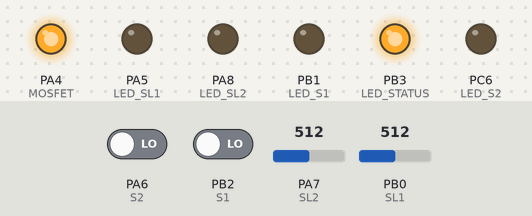
The sketch below on a simulated STM32 Blue Pill. Shown: output pins drawn as LEDs (lit = HIGH). The test bench sets the inputs (shaded band); at power-on: PA7 (SL2) = 512, PB0 (SL1) = 512, PA6 (S2) LOW, PB2 (S1) LOW (analog values on the 0–1023 scale). What the sketch prints to the serial monitor is not drawn.

Above: at 1.2 s.
1.3 s: PA7 (SL2) set to 686
2.8 s: PA7 (SL2) set to 711
At 3.8 s:
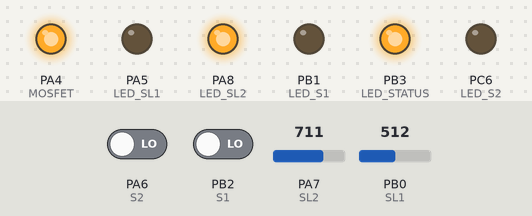
4.3 s: PB0 (SL1) set to 681
5.8 s: PB0 (SL1) set to 707
At 7.0 s:
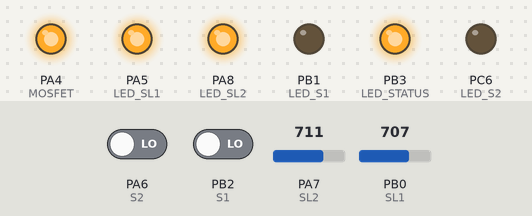
7.3 s: PA6 (S2) driven HIGH
At 8.3 s:
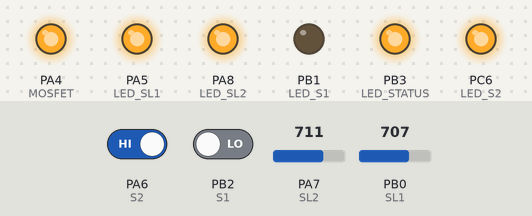
8.8 s: PB2 (S1) driven HIGH
At 9.5 s:
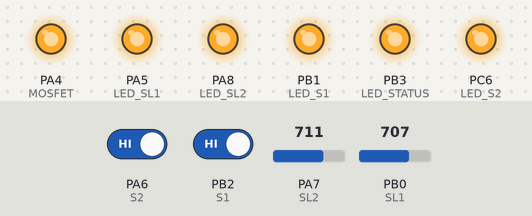
Timing chart, 0 to 11.3 s (numbered marks = the images above; inputs shaded):
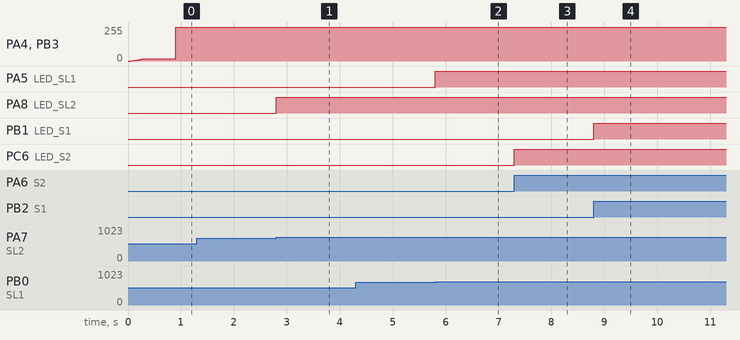

The sketch:

STAIRS_LIGHT.ino
```cpp
const uint16_t CIE8[256] = {
  0,    2,    4,    5,    7,    9,   11,   12,   14,   16,   18,   20,   21,   23,   25,   27,
  28,   30,   32,   34,   36,   37,   39,   41,   43,   45,   47,   49,   52,   54,   56,   59,
  61,   64,   66,   69,   72,   75,   77,   80,   83,   87,   90,   93,   96,  100,  103,  107,
  111,  115,  118,  122,  126,  131,  135,  139,  144,  148,  153,  157,  162,  167,  172,  177,
  182,  187,  193,  198,  204,  209,  215,  221,  227,  233,  239,  246,  252,  259,  265,  272,
  279,  286,  293,  300,  308,  315,  323,  330,  338,  346,  354,  362,  371,  379,  388,  396,
  405,  414,  423,  432,  442,  451,  461,  470,  480,  490,  501,  511,  521,  532,  543,  553,
  564,  576,  587,  598,  610,  622,  634,  646,  658,  670,  683,  695,  708,  721,  734,  748,
  761,  775,  788,  802,  816,  831,  845,  860,  874,  889,  904,  920,  935,  951,  966,  982,
  999, 1015, 1031, 1048, 1065, 1082, 1099, 1116, 1134, 1152, 1170, 1188, 1206, 1224, 1243, 1262,
  1281, 1300, 1320, 1339, 1359, 1379, 1399, 1420, 1440, 1461, 1482, 1503, 1525, 1546, 1568, 1590,
  1612, 1635, 1657, 1680, 1703, 1726, 1750, 1774, 1797, 1822, 1846, 1870, 1895, 1920, 1945, 1971,
  1996, 2022, 2048, 2074, 2101, 2128, 2155, 2182, 2209, 2237, 2265, 2293, 2321, 2350, 2378, 2407,
  2437, 2466, 2496, 2526, 2556, 2587, 2617, 2648, 2679, 2711, 2743, 2774, 2807, 2839, 2872, 2905,
  2938, 2971, 3005, 3039, 3073, 3107, 3142, 3177, 3212, 3248, 3283, 3319, 3356, 3392, 3429, 3466,
  3503, 3541, 3578, 3617, 3655, 3694, 3732, 3772, 3811, 3851, 3891, 3931, 3972, 4012, 4054, 4095,
};
/*
  const uint16_t CIE12[1501] = {
  0, 0, 1, 1, 1, 2, 2, 2, 2, 3,
  3, 3, 4, 4, 4, 5, 5, 5, 5, 6,
  6, 6, 7, 7, 7, 8, 8, 8, 8, 9,
  9, 9, 10, 10, 10, 11, 11, 11, 11, 12,
  12, 12, 13, 13, 13, 14, 14, 14, 15, 15,
  15, 15, 16, 16, 16, 17, 17, 17, 18, 18,
  18, 18, 19, 19, 19, 20, 20, 20, 21, 21,
  21, 21, 22, 22, 22, 23, 23, 23, 24, 24,
  24, 25, 25, 25, 25, 26, 26, 26, 27, 27,
  27, 28, 28, 28, 28, 29, 29, 29, 30, 30,
  30, 31, 31, 31, 31, 32, 32, 32, 33, 33,
  33, 34, 34, 34, 34, 35, 35, 35, 36, 36,
  36, 37, 37, 37, 37, 38, 38, 38, 39, 39,
  39, 40, 40, 40, 41, 41, 41, 42, 42, 42,
  43, 43, 43, 44, 44, 44, 45, 45, 45, 46,
  46, 46, 47, 47, 48, 48, 48, 49, 49, 49,
  50, 50, 50, 51, 51, 52, 52, 52, 53, 53,
  54, 54, 54, 55, 55, 56, 56, 56, 57, 57,
  58, 58, 58, 59, 59, 60, 60, 61, 61, 61,
  62, 62, 63, 63, 64, 64, 64, 65, 65, 66,
  66, 67, 67, 68, 68, 68, 69, 69, 70, 70,
  71, 71, 72, 72, 73, 73, 74, 74, 75, 75,
  76, 76, 77, 77, 78, 78, 79, 79, 80, 80,
  81, 81, 82, 82, 83, 83, 84, 84, 85, 85,
  86, 87, 87, 88, 88, 89, 89, 90, 90, 91,
  91, 92, 93, 93, 94, 94, 95, 95, 96, 97,
  97, 98, 98, 99, 100, 100, 101, 101, 102, 103,
  103, 104, 104, 105, 106, 106, 107, 107, 108, 109,
  109, 110, 111, 111, 112, 112, 113, 114, 114, 115,
  116, 116, 117, 118, 118, 119, 120, 120, 121, 122,
  122, 123, 124, 124, 125, 126, 127, 127, 128, 129,
  129, 130, 131, 131, 132, 133, 134, 134, 135, 136,
  137, 137, 138, 139, 139, 140, 141, 142, 142, 143,
  144, 145, 145, 146, 147, 148, 149, 149, 150, 151,
  152, 152, 153, 154, 155, 156, 156, 157, 158, 159,
  160, 160, 161, 162, 163, 164, 165, 165, 166, 167,
  168, 169, 170, 170, 171, 172, 173, 174, 175, 176,
  176, 177, 178, 179, 180, 181, 182, 183, 183, 184,
  185, 186, 187, 188, 189, 190, 191, 192, 193, 193,
  194, 195, 196, 197, 198, 199, 200, 201, 202, 203,
  204, 205, 206, 207, 208, 209, 210, 211, 212, 212,
  213, 214, 215, 216, 217, 218, 219, 220, 221, 222,
  223, 224, 226, 227, 228, 229, 230, 231, 232, 233,
  234, 235, 236, 237, 238, 239, 240, 241, 242, 243,
  244, 245, 247, 248, 249, 250, 251, 252, 253, 254,
  255, 256, 258, 259, 260, 261, 262, 263, 264, 265,
  267, 268, 269, 270, 271, 272, 274, 275, 276, 277,
  278, 279, 281, 282, 283, 284, 285, 287, 288, 289,
  290, 291, 293, 294, 295, 296, 297, 299, 300, 301,
  302, 304, 305, 306, 307, 309, 310, 311, 312, 314,
  315, 316, 318, 319, 320, 321, 323, 324, 325, 327,
  328, 329, 331, 332, 333, 335, 336, 337, 339, 340,
  341, 343, 344, 345, 347, 348, 349, 351, 352, 353,
  355, 356, 358, 359, 360, 362, 363, 365, 366, 367,
  369, 370, 372, 373, 375, 376, 377, 379, 380, 382,
  383, 385, 386, 388, 389, 391, 392, 394, 395, 397,
  398, 399, 401, 402, 404, 406, 407, 409, 410, 412,
  413, 415, 416, 418, 419, 421, 422, 424, 425, 427,
  429, 430, 432, 433, 435, 436, 438, 440, 441, 443,
  444, 446, 448, 449, 451, 453, 454, 456, 457, 459,
  461, 462, 464, 466, 467, 469, 471, 472, 474, 476,
  477, 479, 481, 482, 484, 486, 488, 489, 491, 493,
  494, 496, 498, 500, 501, 503, 505, 507, 508, 510,
  512, 514, 515, 517, 519, 521, 523, 524, 526, 528,
  530, 532, 533, 535, 537, 539, 541, 542, 544, 546,
  548, 550, 552, 554, 555, 557, 559, 561, 563, 565,
  567, 569, 570, 572, 574, 576, 578, 580, 582, 584,
  586, 588, 590, 592, 594, 595, 597, 599, 601, 603,
  605, 607, 609, 611, 613, 615, 617, 619, 621, 623,
  625, 627, 629, 631, 633, 635, 637, 639, 642, 644,
  646, 648, 650, 652, 654, 656, 658, 660, 662, 664,
  666, 669, 671, 673, 675, 677, 679, 681, 683, 686,
  688, 690, 692, 694, 696, 699, 701, 703, 705, 707,
  709, 712, 714, 716, 718, 720, 723, 725, 727, 729,
  732, 734, 736, 738, 741, 743, 745, 747, 750, 752,
  754, 757, 759, 761, 763, 766, 768, 770, 773, 775,
  777, 780, 782, 784, 787, 789, 791, 794, 796, 799,
  801, 803, 806, 808, 810, 813, 815, 818, 820, 822,
  825, 827, 830, 832, 835, 837, 840, 842, 844, 847,
  849, 852, 854, 857, 859, 862, 864, 867, 869, 872,
  874, 877, 879, 882, 885, 887, 890, 892, 895, 897,
  900, 902, 905, 908, 910, 913, 915, 918, 921, 923,
  926, 928, 931, 934, 936, 939, 942, 944, 947, 950,
  952, 955, 958, 960, 963, 966, 968, 971, 974, 976,
  979, 982, 985, 987, 990, 993, 996, 998, 1001, 1004,
  1007, 1009, 1012, 1015, 1018, 1021, 1023, 1026, 1029, 1032,
  1035, 1037, 1040, 1043, 1046, 1049, 1052, 1055, 1057, 1060,
  1063, 1066, 1069, 1072, 1075, 1078, 1080, 1083, 1086, 1089,
  1092, 1095, 1098, 1101, 1104, 1107, 1110, 1113, 1116, 1119,
  1122, 1125, 1128, 1131, 1134, 1137, 1140, 1143, 1146, 1149,
  1152, 1155, 1158, 1161, 1164, 1167, 1170, 1173, 1176, 1179,
  1182, 1185, 1188, 1192, 1195, 1198, 1201, 1204, 1207, 1210,
  1213, 1216, 1220, 1223, 1226, 1229, 1232, 1235, 1239, 1242,
  1245, 1248, 1251, 1255, 1258, 1261, 1264, 1267, 1271, 1274,
  1277, 1280, 1284, 1287, 1290, 1293, 1297, 1300, 1303, 1307,
  1310, 1313, 1317, 1320, 1323, 1327, 1330, 1333, 1337, 1340,
  1343, 1347, 1350, 1353, 1357, 1360, 1363, 1367, 1370, 1374,
  1377, 1381, 1384, 1387, 1391, 1394, 1398, 1401, 1405, 1408,
  1412, 1415, 1418, 1422, 1425, 1429, 1432, 1436, 1439, 1443,
  1447, 1450, 1454, 1457, 1461, 1464, 1468, 1471, 1475, 1478,
  1482, 1486, 1489, 1493, 1496, 1500, 1504, 1507, 1511, 1515,
  1518, 1522, 1526, 1529, 1533, 1537, 1540, 1544, 1548, 1551,
  1555, 1559, 1562, 1566, 1570, 1574, 1577, 1581, 1585, 1589,
  1592, 1596, 1600, 1604, 1607, 1611, 1615, 1619, 1623, 1626,
  1630, 1634, 1638, 1642, 1646, 1649, 1653, 1657, 1661, 1665,
  1669, 1673, 1676, 1680, 1684, 1688, 1692, 1696, 1700, 1704,
  1708, 1712, 1716, 1720, 1724, 1728, 1732, 1736, 1740, 1744,
  1748, 1752, 1756, 1760, 1764, 1768, 1772, 1776, 1780, 1784,
  1788, 1792, 1796, 1800, 1804, 1808, 1812, 1816, 1821, 1825,
  1829, 1833, 1837, 1841, 1845, 1849, 1854, 1858, 1862, 1866,
  1870, 1875, 1879, 1883, 1887, 1891, 1896, 1900, 1904, 1908,
  1913, 1917, 1921, 1925, 1930, 1934, 1938, 1942, 1947, 1951,
  1955, 1960, 1964, 1968, 1973, 1977, 1981, 1986, 1990, 1994,
  1999, 2003, 2008, 2012, 2016, 2021, 2025, 2030, 2034, 2038,
  2043, 2047, 2052, 2056, 2061, 2065, 2070, 2074, 2079, 2083,
  2088, 2092, 2097, 2101, 2106, 2110, 2115, 2119, 2124, 2128,
  2133, 2138, 2142, 2147, 2151, 2156, 2161, 2165, 2170, 2174,
  2179, 2184, 2188, 2193, 2198, 2202, 2207, 2212, 2216, 2221,
  2226, 2230, 2235, 2240, 2245, 2249, 2254, 2259, 2264, 2268,
  2273, 2278, 2283, 2287, 2292, 2297, 2302, 2307, 2311, 2316,
  2321, 2326, 2331, 2336, 2340, 2345, 2350, 2355, 2360, 2365,
  2370, 2375, 2380, 2385, 2389, 2394, 2399, 2404, 2409, 2414,
  2419, 2424, 2429, 2434, 2439, 2444, 2449, 2454, 2459, 2464,
  2469, 2474, 2479, 2484, 2489, 2494, 2500, 2505, 2510, 2515,
  2520, 2525, 2530, 2535, 2540, 2546, 2551, 2556, 2561, 2566,
  2571, 2577, 2582, 2587, 2592, 2597, 2603, 2608, 2613, 2618,
  2623, 2629, 2634, 2639, 2645, 2650, 2655, 2660, 2666, 2671,
  2676, 2682, 2687, 2692, 2698, 2703, 2708, 2714, 2719, 2724,
  2730, 2735, 2741, 2746, 2751, 2757, 2762, 2768, 2773, 2779,
  2784, 2790, 2795, 2800, 2806, 2811, 2817, 2822, 2828, 2833,
  2839, 2845, 2850, 2856, 2861, 2867, 2872, 2878, 2883, 2889,
  2895, 2900, 2906, 2912, 2917, 2923, 2928, 2934, 2940, 2945,
  2951, 2957, 2962, 2968, 2974, 2980, 2985, 2991, 2997, 3002,
  3008, 3014, 3020, 3025, 3031, 3037, 3043, 3049, 3054, 3060,
  3066, 3072, 3078, 3084, 3089, 3095, 3101, 3107, 3113, 3119,
  3125, 3131, 3136, 3142, 3148, 3154, 3160, 3166, 3172, 3178,
  3184, 3190, 3196, 3202, 3208, 3214, 3220, 3226, 3232, 3238,
  3244, 3250, 3256, 3262, 3268, 3274, 3280, 3287, 3293, 3299,
  3305, 3311, 3317, 3323, 3329, 3336, 3342, 3348, 3354, 3360,
  3366, 3373, 3379, 3385, 3391, 3397, 3404, 3410, 3416, 3422,
  3429, 3435, 3441, 3448, 3454, 3460, 3467, 3473, 3479, 3486,
  3492, 3498, 3505, 3511, 3517, 3524, 3530, 3537, 3543, 3549,
  3556, 3562, 3569, 3575, 3582, 3588, 3594, 3601, 3607, 3614,
  3620, 3627, 3633, 3640, 3646, 3653, 3660, 3666, 3673, 3679,
  3686, 3692, 3699, 3706, 3712, 3719, 3725, 3732, 3739, 3745,
  3752, 3759, 3765, 3772, 3779, 3785, 3792, 3799, 3806, 3812,
  3819, 3826, 3833, 3839, 3846, 3853, 3860, 3866, 3873, 3880,
  3887, 3894, 3900, 3907, 3914, 3921, 3928, 3935, 3942, 3949,
  3955, 3962, 3969, 3976, 3983, 3990, 3997, 4004, 4011, 4018,
  4025, 4032, 4039, 4046, 4053, 4060, 4067, 4074, 4081, 4088,
  4095,
  };

  const uint16_t CIE[1024] = {
  0,    7,   14,   21,   28,   35,   43,   50,   57,   64,   71,   78,   85,   92,   99,  106,
  113,  121,  128,  135,  142,  149,  156,  163,  170,  177,  184,  191,  199,  206,  213,  220,
  227,  234,  241,  248,  255,  262,  269,  277,  284,  291,  298,  305,  312,  319,  326,  333,
  340,  348,  355,  362,  369,  376,  383,  390,  397,  404,  411,  418,  426,  433,  440,  447,
  454,  461,  468,  475,  482,  489,  496,  504,  511,  518,  525,  532,  539,  546,  553,  560,
  567,  574,  582,  589,  596,  603,  610,  617,  624,  631,  638,  648,  655,  663,  671,  679,
  687,  695,  703,  711,  719,  727,  735,  744,  752,  761,  769,  778,  786,  795,  804,  813,
  822,  831,  840,  849,  858,  867,  876,  886,  895,  905,  914,  924,  934,  943,  953,  963,
  973,  983,  993, 1004, 1014, 1024, 1034, 1045, 1055, 1066, 1077, 1087, 1098, 1109, 1120, 1131,
  1142, 1153, 1165, 1176, 1187, 1199, 1210, 1222, 1234, 1245, 1257, 1269, 1281, 1293, 1305, 1318,
  1330, 1342, 1355, 1367, 1380, 1392, 1405, 1418, 1431, 1444, 1457, 1470, 1483, 1497, 1510, 1523,
  1537, 1551, 1564, 1578, 1592, 1606, 1620, 1634, 1648, 1662, 1677, 1691, 1706, 1720, 1735, 1750,
  1765, 1780, 1795, 1810, 1825, 1840, 1855, 1871, 1886, 1902, 1918, 1933, 1949, 1965, 1981, 1997,
  2014, 2030, 2046, 2063, 2079, 2096, 2113, 2130, 2146, 2163, 2181, 2198, 2215, 2232, 2250, 2267,
  2285, 2303, 2321, 2338, 2356, 2375, 2393, 2411, 2429, 2448, 2466, 2485, 2504, 2523, 2542, 2561,
  2580, 2599, 2618, 2638, 2657, 2677, 2697, 2716, 2736, 2756, 2776, 2796, 2817, 2837, 2858, 2878,
  2899, 2920, 2941, 2961, 2983, 3004, 3025, 3046, 3068, 3089, 3111, 3133, 3155, 3177, 3199, 3221,
  3243, 3266, 3288, 3311, 3333, 3356, 3379, 3402, 3425, 3448, 3472, 3495, 3519, 3542, 3566, 3590,
  3614, 3638, 3662, 3686, 3711, 3735, 3760, 3784, 3809, 3834, 3859, 3884, 3910, 3935, 3960, 3986,
  4012, 4037, 4063, 4089, 4115, 4142, 4168, 4194, 4221, 4248, 4274, 4301, 4328, 4356, 4383, 4410,
  4438, 4465, 4493, 4521, 4549, 4577, 4605, 4633, 4661, 4690, 4719, 4747, 4776, 4805, 4834, 4863,
  4893, 4922, 4952, 4981, 5011, 5041, 5071, 5101, 5131, 5162, 5192, 5223, 5254, 5285, 5316, 5347,
  5378, 5409, 5441, 5472, 5504, 5536, 5568, 5600, 5632, 5664, 5697, 5729, 5762, 5795, 5828, 5861,
  5894, 5928, 5961, 5995, 6028, 6062, 6096, 6130, 6164, 6199, 6233, 6268, 6302, 6337, 6372, 6407,
  6442, 6478, 6513, 6549, 6585, 6621, 6657, 6693, 6729, 6765, 6802, 6839, 6875, 6912, 6949, 6986,
  7024, 7061, 7099, 7137, 7174, 7212, 7250, 7289, 7327, 7366, 7404, 7443, 7482, 7521, 7560, 7600,
  7639, 7679, 7718, 7758, 7798, 7838, 7879, 7919, 7960, 8000, 8041, 8082, 8123, 8165, 8206, 8248,
  8289, 8331, 8373, 8415, 8457, 8500, 8542, 8585, 8628, 8671, 8714, 8757, 8800, 8844, 8887, 8931,
  8975, 9019, 9064, 9108, 9152, 9197, 9242, 9287, 9332, 9377, 9423, 9468, 9514, 9560, 9606, 9652,
  9698, 9745, 9791, 9838, 9885, 9932, 9979, 10026, 10074, 10121, 10169, 10217, 10265, 10313, 10362, 10410,
  10459, 10508, 10557, 10606, 10655, 10704, 10754, 10804, 10854, 10904, 10954, 11004, 11055, 11105, 11156, 11207,
  11258, 11310, 11361, 11413, 11464, 11516, 11568, 11620, 11673, 11725, 11778, 11831, 11884, 11937, 11990, 12044,
  12097, 12151, 12205, 12259, 12314, 12368, 12423, 12477, 12532, 12587, 12643, 12698, 12754, 12809, 12865, 12921,
  12977, 13034, 13090, 13147, 13204, 13261, 13318, 13375, 13433, 13491, 13548, 13606, 13665, 13723, 13781, 13840,
  13899, 13958, 14017, 14077, 14136, 14196, 14256, 14316, 14376, 14436, 14497, 14557, 14618, 14679, 14740, 14802,
  14863, 14925, 14987, 15049, 15111, 15173, 15236, 15299, 15362, 15425, 15488, 15551, 15615, 15679, 15743, 15807,
  15871, 15935, 16000, 16065, 16130, 16195, 16260, 16326, 16392, 16457, 16523, 16590, 16656, 16723, 16789, 16856,
  16923, 16991, 17058, 17126, 17194, 17261, 17330, 17398, 17467, 17535, 17604, 17673, 17742, 17812, 17881, 17951,
  18021, 18091, 18162, 18232, 18303, 18374, 18445, 18516, 18588, 18659, 18731, 18803, 18875, 18947, 19020, 19093,
  19166, 19239, 19312, 19385, 19459, 19533, 19607, 19681, 19755, 19830, 19905, 19980, 20055, 20130, 20206, 20281,
  20357, 20433, 20510, 20586, 20663, 20740, 20817, 20894, 20971, 21049, 21127, 21205, 21283, 21361, 21440, 21519,
  21598, 21677, 21756, 21836, 21915, 21995, 22075, 22156, 22236, 22317, 22398, 22479, 22560, 22642, 22723, 22805,
  22887, 22969, 23052, 23135, 23217, 23300, 23384, 23467, 23551, 23635, 23719, 23803, 23887, 23972, 24057, 24142,
  24227, 24313, 24398, 24484, 24570, 24656, 24743, 24829, 24916, 25003, 25091, 25178, 25266, 25354, 25442, 25530,
  25618, 25707, 25796, 25885, 25974, 26064, 26153, 26243, 26334, 26424, 26514, 26605, 26696, 26787, 26879, 26970,
  27062, 27154, 27246, 27338, 27431, 27524, 27617, 27710, 27804, 27897, 27991, 28085, 28179, 28274, 28369, 28463,
  28559, 28654, 28749, 28845, 28941, 29037, 29134, 29230, 29327, 29424, 29521, 29619, 29717, 29815, 29913, 30011,
  30110, 30208, 30307, 30406, 30506, 30605, 30705, 30805, 30906, 31006, 31107, 31208, 31309, 31410, 31512, 31614,
  31716, 31818, 31920, 32023, 32126, 32229, 32332, 32436, 32540, 32644, 32748, 32852, 32957, 33062, 33167, 33272,
  33378, 33484, 33590, 33696, 33802, 33909, 34016, 34123, 34230, 34338, 34446, 34554, 34662, 34770, 34879, 34988,
  35097, 35206, 35316, 35426, 35536, 35646, 35757, 35867, 35978, 36090, 36201, 36313, 36425, 36537, 36649, 36762,
  36874, 36987, 37101, 37214, 37328, 37442, 37556, 37671, 37785, 37900, 38015, 38131, 38246, 38362, 38478, 38594,
  38711, 38828, 38945, 39062, 39179, 39297, 39415, 39533, 39651, 39770, 39889, 40008, 40127, 40247, 40367, 40487,
  40607, 40728, 40848, 40969, 41091, 41212, 41334, 41456, 41578, 41700, 41823, 41946, 42069, 42193, 42316, 42440,
  42564, 42689, 42813, 42938, 43063, 43189, 43314, 43440, 43566, 43692, 43819, 43946, 44073, 44200, 44328, 44456,
  44584, 44712, 44840, 44969, 45098, 45227, 45357, 45487, 45617, 45747, 45877, 46008, 46139, 46270, 46402, 46534,
  46666, 46798, 46930, 47063, 47196, 47329, 47463, 47596, 47730, 47865, 47999, 48134, 48269, 48404, 48540, 48675,
  48811, 48948, 49084, 49221, 49358, 49495, 49633, 49771, 49909, 50047, 50185, 50324, 50463, 50603, 50742, 50882,
  51022, 51162, 51303, 51444, 51585, 51726, 51868, 52010, 52152, 52294, 52437, 52580, 52723, 52867, 53010, 53154,
  53299, 53443, 53588, 53733, 53878, 54024, 54169, 54315, 54462, 54608, 54755, 54902, 55050, 55197, 55345, 55493,
  55642, 55790, 55939, 56089, 56238, 56388, 56538, 56688, 56839, 56989, 57140, 57292, 57443, 57595, 57747, 57900,
  58053, 58205, 58359, 58512, 58666, 58820, 58974, 59129, 59284, 59439, 59594, 59750, 59906, 60062, 60218, 60375,
  60532, 60689, 60847, 61005, 61163, 61321, 61480, 61639, 61798, 61957, 62117, 62277, 62437, 62598, 62759, 62920,
  63081, 63243, 63405, 63567, 63729, 63892, 64055, 64219, 64382, 64546, 64710, 64875, 65039, 65204, 65369, 65535,
  };
*/

/*
  #define LED1 PA0
  #define LED2 PA1
  #define LED3 PA2

  #define MOSFET PA3

  #define SENSOR1 PA5
  #define SENSOR2 PA6
  #define SENSORL PA7
*/

#define LED_S1 PB1
#define LED_SL1 PA5
#define LED_S2 PC6
#define LED_SL2 PA8
#define LED_STATUS PB3

#define MOSFET PA4

#define S1 PB2
#define SL1 PB0
#define S2 PA6
#define SL2 PA7

#define MAX_BRI 255 // out of 255
#define L_THRESHOLD_ENABLE 1300 // out of 4095
#define L_THRESHOLD_DISABLE 1500 // out of 4095
#define AUTO_OFF_DELAY 30000 // 10s
#define TURN_ON_DURATION 1000 // 1s
#define TURN_OFF_DURATION 10000 // 10s

int delayFadeIn = TURN_ON_DURATION / MAX_BRI;
int delayFadeOut = TURN_OFF_DURATION / MAX_BRI;

unsigned long millis_light_started;
bool sensor_1_val, sensor_2_val, sensor_light_1_en, sensor_light_2_en;
int sensor_light_1_val, sensor_light_2_val, current_bri;

// the setup function runs once when you press reset or power the board
void setup() {
  analogWriteFrequency(4000);
  analogWriteResolution(12);
  analogReadResolution(12);

  pinMode(LED_S1, OUTPUT);
  pinMode(LED_SL1, OUTPUT);
  pinMode(LED_S2, OUTPUT);
  pinMode(LED_SL2, OUTPUT);
  pinMode(LED_STATUS, OUTPUT);

  pinMode(MOSFET, OUTPUT);

  pinMode(S1, INPUT_PULLDOWN);
  pinMode(SL1, INPUT);
  pinMode(S2, INPUT_PULLDOWN);
  pinMode(SL2, INPUT);

  Serial.begin(115200);
}

// the loop function runs over and over again forever
void loop() {
  sensor_1_val = digitalRead(S1);
  sensor_2_val = digitalRead(S2);
  sensor_light_1_val = 4095 - analogRead(SL1);
  sensor_light_2_val = 4095 - analogRead(SL2);

  if (sensor_light_1_val < L_THRESHOLD_ENABLE) sensor_light_1_en = true;
  if (sensor_light_1_val > L_THRESHOLD_DISABLE) sensor_light_1_en = false;

  if (sensor_light_2_val < L_THRESHOLD_ENABLE) sensor_light_2_en = true;
  if (sensor_light_2_val > L_THRESHOLD_DISABLE) sensor_light_2_en = false;

  digitalWrite(LED_S1, sensor_1_val);
  digitalWrite(LED_S2, sensor_2_val);
  digitalWrite(LED_SL1, sensor_light_1_en);
  digitalWrite(LED_SL2, sensor_light_2_en);

  if ((sensor_1_val || sensor_2_val) && (sensor_light_1_en || sensor_light_2_en)) {
    millis_light_started = millis();
  }

  //analogWrite(MOSFET, CIE8[1]);
  //analogWrite(LED_STATUS, CIE8[1]);


  if (millis() - millis_light_started <= AUTO_OFF_DELAY) {
    current_bri++;
    if (current_bri > MAX_BRI) current_bri = MAX_BRI;
    analogWrite(MOSFET, CIE8[current_bri]);
    analogWrite(LED_STATUS, CIE8[current_bri]);
    delay(delayFadeIn);
  } else {
    current_bri--;
    if (current_bri < 0) current_bri = 0;
    analogWrite(MOSFET, CIE8[current_bri]);
    analogWrite(LED_STATUS, CIE8[current_bri]);
    delay(delayFadeOut);
  }

  Serial.print("S1: ");
  Serial.print(sensor_1_val);
  Serial.print(", S2: ");
  Serial.print(sensor_2_val);
  Serial.print(", L1: ");
  Serial.println(sensor_light_1_val);
  Serial.print(", L2: ");
  Serial.println(sensor_light_2_val);

}
```

Measured:
- the behaviour switches between 698 and 699 on PA7 (SL2) (found by bisection; images 0 and 1)
- the behaviour switches between 698 and 699 on PB0 (SL1) (found by bisection; images 1 and 2)
- after the input at 2.8 s, PA8 (LED_SL2): LOW → HIGH at once
- after the input at 5.8 s, PA5 (LED_SL1): LOW → HIGH at once
- after the input at 7.3 s, PC6 (LED_S2): LOW → HIGH at once
- after the input at 8.8 s, PB1 (LED_S1): LOW → HIGH at once
